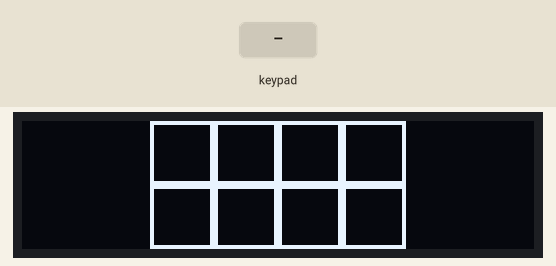
The sketch below on a simulated Arduino Leonardo, built with avr-gcc and run on an emulated ATmega32U4. Shown: 128×32 one-colour display. Wiring (inferred from the signals the program sends): 2×4 keypad with keys 1 2 3 4 5 6 7 8 (labels assumed): rows pin 9, pin 8; columns A0, A1, A2, A3. The test bench sets the inputs (shaded band). USB keyboard and mouse output is not drawn.

Above: at 3.2 s.
3.3 s: keypad keys 1 2 pressed 0.4 s apart
At 3.44 s:
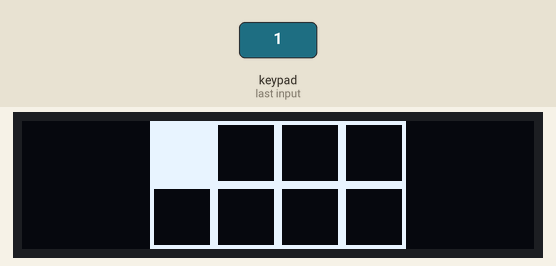
5.6 s: key '3' pressed
At 5.77 s:
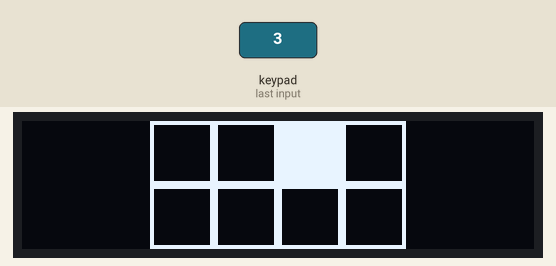
7.3 s: key '4' pressed
At 7.45 s:
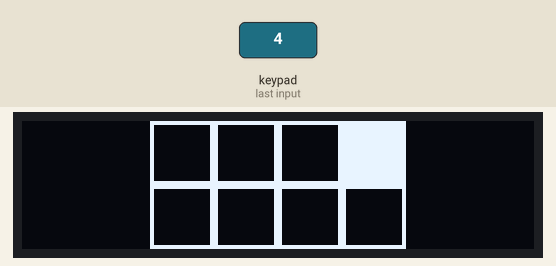
9.0 s: keypad keys 2 5 pressed 0.4 s apart
At 9.13 s:
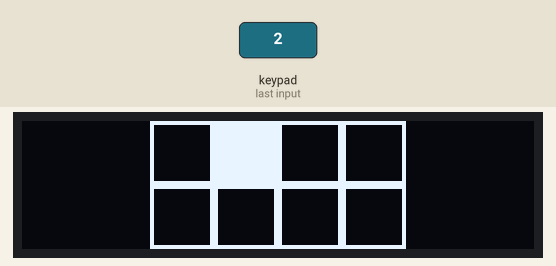
Timing chart, 0 to 12.0 s (numbered marks = the images above; inputs shaded):
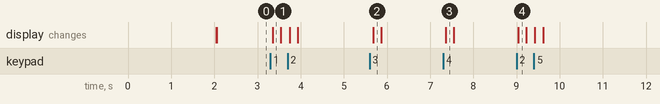

Measured:
- after the input at 3.3 s, the display: changes after 0.05 s (image 1)
- after the input at 5.6 s, the display: changes after 0.08 s (image 2)
- after the input at 7.3 s, the display: changes after 0.06 s (image 3)
- after the input at 9.0 s, the display: changes at once (image 4)

The sketch:

mini_keyboard.ino
```cpp
#include <Keyboard.h>
#include "Adafruit_SSD1306.h"

#define ROWS_COUNT 2
#define COLUMNS_COUNT 4
const int KEYS_COUNT = ROWS_COUNT * COLUMNS_COUNT;

const byte columns [] = { A0, A1, A2, A3 }, rows [] = { A9, A8 };

bool states [COLUMNS_COUNT][ROWS_COUNT] = {};

Adafruit_SSD1306 display(128, 32);

int start_x = (128 - 16 * COLUMNS_COUNT) / 2;

void setup()
{
	Keyboard.begin();
    Serial.begin(115200);
    delay(2000);
    for (int i = 0; i < COLUMNS_COUNT; i++)
    {
        pinMode(columns[i], INPUT_PULLUP);
    }
    for (int i = 0; i < COLUMNS_COUNT; i++)
    {
        pinMode(rows[i], INPUT_PULLUP);
    }
    for (int i = 0; i < COLUMNS_COUNT; i++)
    {
        for (int j = 0; j < ROWS_COUNT; j++)
        {
            states[i][j] = false;
        }
    }
    display.begin();
    display.setRotation(2);
    display.clearDisplay();
    display.display();

}

void update_display()
{
    display.clearDisplay();
    for (int i = 0; i < COLUMNS_COUNT; i++)
    {
        for (int j = 0; j < ROWS_COUNT; j++)
        {
            int x = start_x + i * 16, y = j * 16;

            if (states[i][j])
            {
                display.fillRect(x, y, 16, 16, WHITE);
            }
            else
            {
                display.drawRect(x, y, 16, 16, WHITE);
            }
        }
    }
    display.display();
}

void loop()
{
    for (int i = 0; i < COLUMNS_COUNT; i++)
    {
        pinMode(columns[i], OUTPUT);
        digitalWrite(columns[i], 0);
        for (int j = 0; j < ROWS_COUNT; j++)
        {
            bool state = digitalRead(rows[j]);
            if (!state)
            {
                bool prev_state = states[i][j];
                states[i][j] = true;
                if (!prev_state)
                {
                    Keyboard.println(String(j * COLUMNS_COUNT + i));
                }
            }
            else
            {
                states[i][j] = false;
            }
        }
        pinMode(columns[i], INPUT);
        digitalWrite(columns[i], 1);

    }
    update_display();

    delay(50);
}
```
